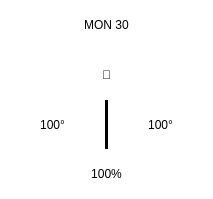
<?xml version="1.0" encoding="UTF-8"?>
<ui version="4.0">
 <class>Form</class>
 <widget class="QWidget" name="Form">
  <property name="geometry">
   <rect>
    <x>0</x>
    <y>0</y>
    <width>213</width>
    <height>199</height>
   </rect>
  </property>
  <property name="windowTitle">
   <string>Form</string>
  </property>
  <property name="styleSheet">
   <string notr="true">QFrame, QWidget {
	color: black;
	background-color: white;
	font: bold 22px &quot;FreeSans&quot;;
}
</string>
  </property>
  <layout class="QVBoxLayout" name="verticalLayout">
   <property name="spacing">
    <number>0</number>
   </property>
   <property name="leftMargin">
    <number>0</number>
   </property>
   <property name="topMargin">
    <number>0</number>
   </property>
   <property name="rightMargin">
    <number>0</number>
   </property>
   <property name="bottomMargin">
    <number>0</number>
   </property>
   <item>
    <widget class="QLabel" name="date">
     <property name="styleSheet">
      <string notr="true"/>
     </property>
     <property name="text">
      <string>MON 30</string>
     </property>
     <property name="alignment">
      <set>Qt::AlignCenter</set>
     </property>
    </widget>
   </item>
   <item>
    <widget class="QLabel" name="cond">
     <property name="styleSheet">
      <string notr="true">QLabel { font: 60px &quot;Weather Icons&quot;; }</string>
     </property>
     <property name="text">
      <string></string>
     </property>
     <property name="alignment">
      <set>Qt::AlignCenter</set>
     </property>
    </widget>
   </item>
   <item>
    <layout class="QHBoxLayout" name="horizontalLayout">
     <property name="spacing">
      <number>0</number>
     </property>
     <item>
      <widget class="QLabel" name="high">
       <property name="styleSheet">
        <string notr="true"/>
       </property>
       <property name="text">
        <string>100°</string>
       </property>
       <property name="alignment">
        <set>Qt::AlignCenter</set>
       </property>
      </widget>
     </item>
     <item>
      <widget class="Line" name="line">
       <property name="frameShadow">
        <enum>QFrame::Plain</enum>
       </property>
       <property name="lineWidth">
        <number>3</number>
       </property>
       <property name="orientation">
        <enum>Qt::Vertical</enum>
       </property>
      </widget>
     </item>
     <item>
      <widget class="QLabel" name="low">
       <property name="text">
        <string>100°</string>
       </property>
       <property name="alignment">
        <set>Qt::AlignCenter</set>
       </property>
      </widget>
     </item>
    </layout>
   </item>
   <item>
    <widget class="QLabel" name="percip">
     <property name="text">
      <string>100%</string>
     </property>
     <property name="alignment">
      <set>Qt::AlignCenter</set>
     </property>
    </widget>
   </item>
  </layout>
 </widget>
 <resources/>
 <connections/>
</ui>
